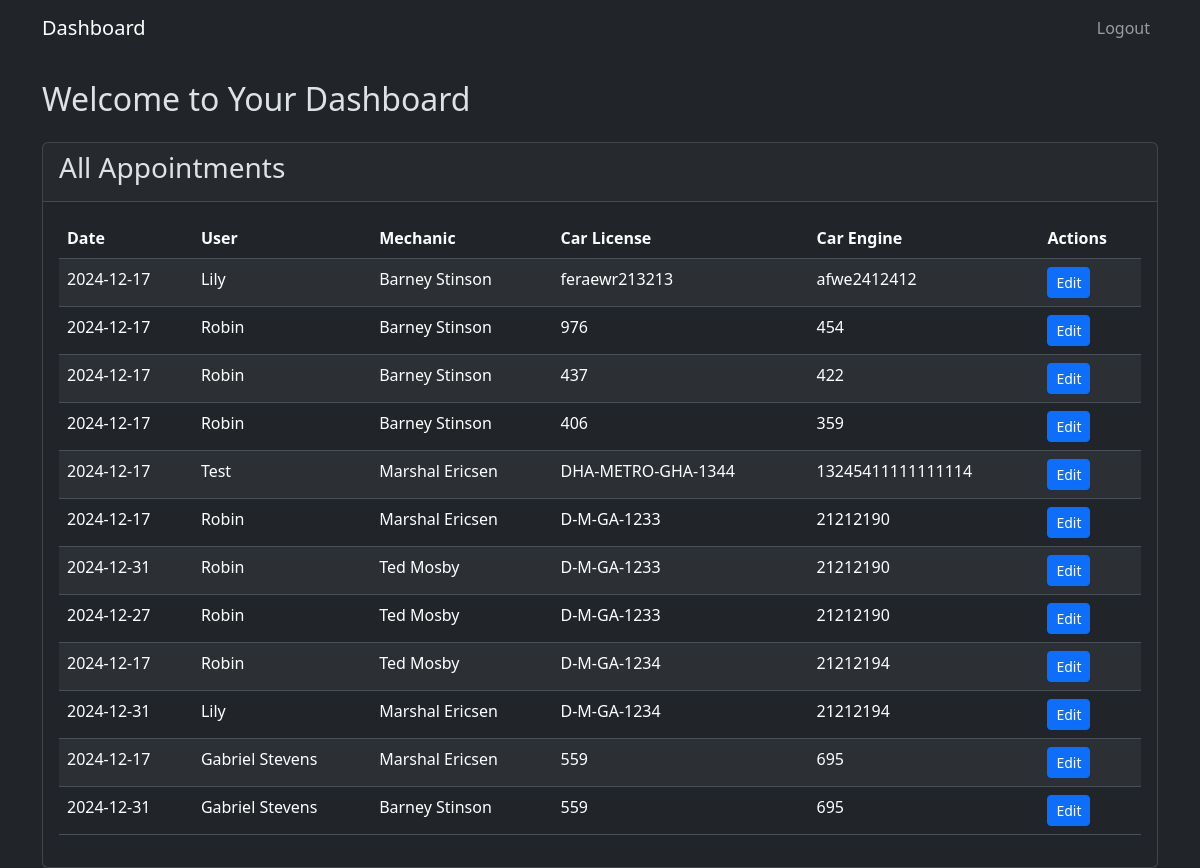
The page /admin on the database its author committed.
### tables this page shows
CREATE TABLE "Appointments" (
	"id"	INTEGER,
	"userID"	INTEGER,
	"mechanicID"	INTEGER,
	"carAppointmentDate"	DATETIME DEFAULT CURRENT_TIMESTAMP,
	"carLicenseNumber"	TEXT,
	"carEngineNumber"	INTEGER,
	PRIMARY KEY("id" AUTOINCREMENT),
	FOREIGN KEY("mechanicID") REFERENCES "mechanic"("id"),
	FOREIGN KEY("userID") REFERENCES "Users"("id")
);

CREATE TABLE "Users" (
	"id"	INTEGER,
	"name"	TEXT,
	"address"	TEXT,
	"phone"	TEXT,
	"username"	TEXT,
	"password"	TEXT,
	"role"	TEXT DEFAULT 'Client',
	PRIMARY KEY("id")
);

### app.py (the view)
@app.route('/admin')
def admin():
    tdata = getClientAppointments()
    data = []
    for i in tdata:
        data.append((getClientName(i[1]), getMechanicName(i[2]), i[3], i[4], i[5], i[0]))
    mechanics = showAllMechanics(datetime.now().strftime('%Y-%m-%d'))
    return render_template('admin.html', data=data, mechanics=mechanics)

### helper.py (called while the page is built)
def dbConnect():
    return sqlite3.connect('main.db')

def showAllMechanics(date):
    connection = dbConnect()
    cursor = connection.cursor()
    cursor.execute(f"""
        SELECT m.*, COUNT(a.id) as appointments_today
        FROM mechanic m
        LEFT JOIN Appointments a ON m.id = a.mechanicID AND DATE(a.carAppointmentDate) = DATE('{date}')
        GROUP BY m.id
    """)
    result = cursor.fetchall()
    connection.close()
    return result

def getClientAppointments():
    connection = dbConnect()
    cursor = connection.cursor()
    cursor.execute("SELECT * FROM Appointments WHERE DATE(carAppointmentDate) >= DATE('now')")
    result = cursor.fetchall()
    connection.close()
    return result

def getClientName(userid):
    connection = dbConnect()
    cursor = connection.cursor()
    cursor.execute(f"SELECT name FROM Users WHERE id='{userid}'")
    result = cursor.fetchall()
    connection.close()
    return result[0][0]

def getMechanicName(mechaID):
    connection = dbConnect()
    cursor = connection.cursor()
    cursor.execute(f"SELECT first_name, last_name FROM mechanic WHERE id='{mechaID}'")
    result = cursor.fetchall()
    connection.close()
    return result[0][0]+" "+result[0][1]

### templates/admin.html (shortened to what this page needs)
<!DOCTYPE html>
<html lang="en"data-bs-theme="dark">
<head>
    <link href="https://cdn.jsdelivr.net/npm/bootstrap@5.3.2/dist/css/bootstrap.min.css" rel="stylesheet">
</head>
<body>
    <nav class="navbar navbar-expand-lg navbar-dark bg-dark">
        <div class="container">
            <a class="navbar-brand" href="#">Dashboard</a>
            <div class="collapse navbar-collapse" id="navbarNav">
                <ul class="navbar-nav ms-auto">
                    <li class="nav-item">
                        <a class="nav-link" href="/logout">Logout</a>
                    </li>
                </ul>
            </div>
        </div>
    </nav>
    <div class="container mt-4">
        <div class="row">
            <div class="col-12">
                <div class="d-flex justify-content-between align-items-center mb-4">
                    <h2 class="mb-0">Welcome to Your Dashboard</h2>
                </div>
                <div class="card">
                    <div class="card-header">
                        <h3 class="card-title">All Appointments</h3>
                    </div>
                    <div class="card-body">
                        <table class="table table-striped">
                            <thead>
                                <tr>
                                    <th>Date</th>
                                    <th>User</th>
                                    <th>Mechanic</th>
                                    <th>Car License</th>
                                    <th>Car Engine</th>
                                    <th>Actions</th>
                                </tr>
                            </thead>
                            <tbody>
                                {% for i in data %}
                                <tr>
                                    <td>{{ i[2] }}</td>
                                    <td>{{ i[0] }}</td>
                                    <td>{{ i[1] }}</td>
                                    <td>{{ i[3] }}</td>
                                    <td>{{ i[4] }}</td>
                                    <td>
                                        <button class="btn btn-primary btn-sm" onclick="editAppointment('{{ i[2] }}', '{{ i[1] }}', '{{ i[5] }}')" data-bs-toggle="modal" data-bs-target="#editModal">Edit</button>
                                    </td>
                                </tr>
                                {% endfor %}
                            </tbody>
                        </table>
                    </div>
                </div>
            </div>
        </div>
    </div>
</body>
</html>

### rows shown on the page
Appointments: carAppointmentDate "2024-12-17", carLicenseNumber "feraewr213213", carEngineNumber "afwe2412412"
Users: name "Lily" "Lily"
Appointments: carAppointmentDate "2024-12-17", carLicenseNumber "976", carEngineNumber "454"
Users: name "Robin" "Robin" "Robin" "Robin" "Robin" "Robin" "Robin"
Appointments: carAppointmentDate "2024-12-17", carLicenseNumber "437", carEngineNumber "422"
Appointments: carAppointmentDate "2024-12-17", carLicenseNumber "406", carEngineNumber "359"
Appointments: carAppointmentDate "2024-12-17", carLicenseNumber "DHA-METRO-GHA-1344", carEngineNumber "13245411111111114"
Users: name "Test"
Appointments: carAppointmentDate "2024-12-17", carLicenseNumber "D-M-GA-1233", carEngineNumber "21212190"
Appointments: carAppointmentDate "2024-12-31", carLicenseNumber "D-M-GA-1233", carEngineNumber "21212190"
Appointments: carAppointmentDate "2024-12-27", carLicenseNumber "D-M-GA-1233", carEngineNumber "21212190"
Appointments: carAppointmentDate "2024-12-17", carLicenseNumber "D-M-GA-1234", carEngineNumber "21212194"
Appointments: carAppointmentDate "2024-12-31", carLicenseNumber "D-M-GA-1234", carEngineNumber "21212194"
Appointments: carAppointmentDate "2024-12-17", carLicenseNumber "559", carEngineNumber "695"
Users: name "Gabriel Stevens" "Gabriel Stevens"
Appointments: carAppointmentDate "2024-12-31", carLicenseNumber "559", carEngineNumber "695"

### other values the page prints
{{ i[1] }} "Barney Stinson" "Barney Stinson" "Barney Stinson" "Barney Stinson" "Marshal Ericsen" "Marshal Ericsen" "Ted Mosby" "Ted Mosby" "Ted Mosby" "Marshal Ericsen" "Marshal Ericsen" "Barney Stinson"
